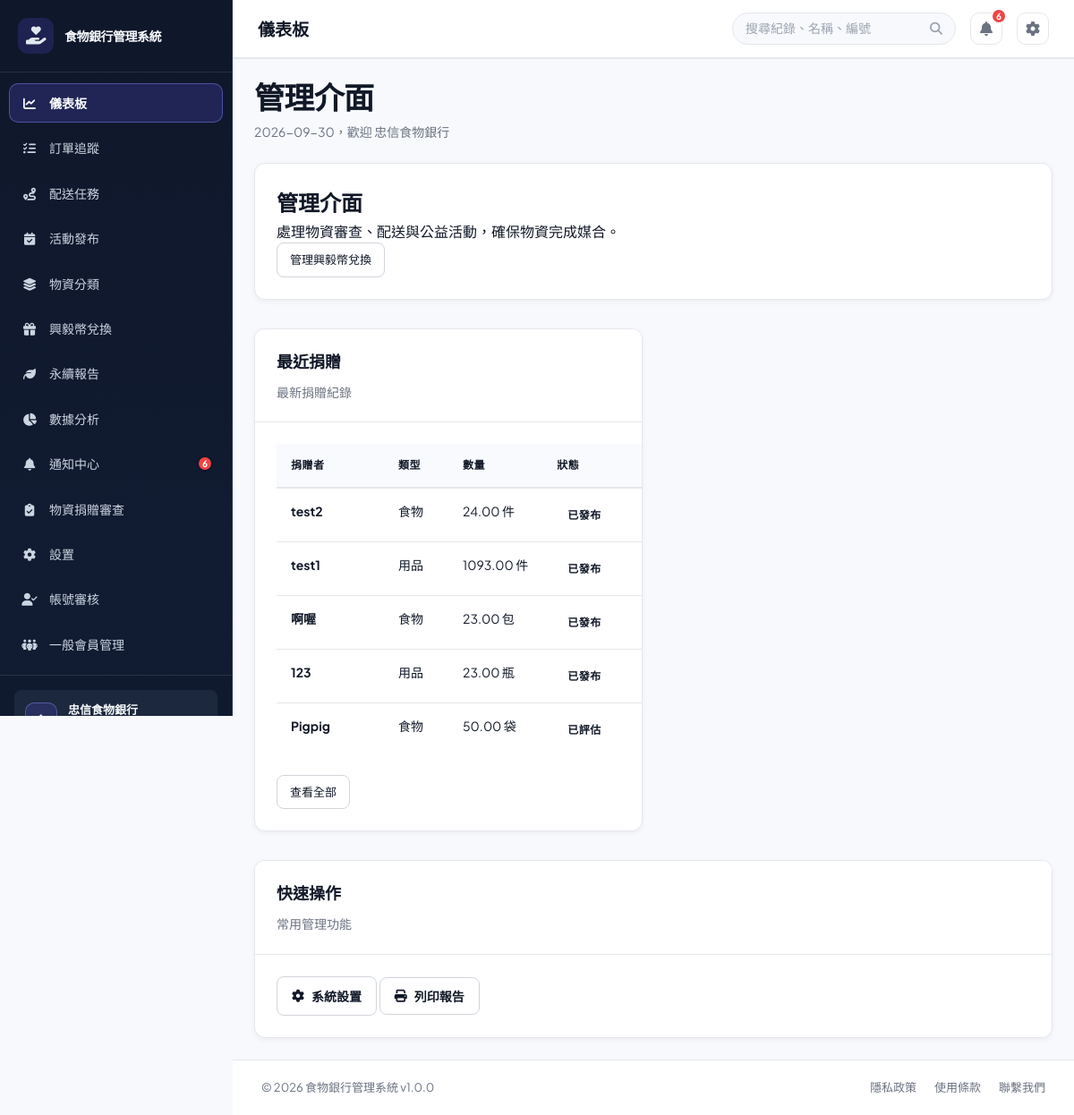
Page /?page=dashboard (signed in) on the committed database.
### tables this page shows
CREATE TABLE `users` (
  `user_id` int(11) NOT NULL,
  `username` varchar(50) NOT NULL,
  `password` varchar(255) NOT NULL,
  `email` varchar(100) NOT NULL,
  `full_name` varchar(100) NOT NULL,
  `phone` varchar(20) DEFAULT NULL,
  `role` enum('foodbank_staff','member') NOT NULL DEFAULT 'foodbank_staff',
  `member_type` enum('general','enterprise') NOT NULL DEFAULT 'general',
  `department` varchar(50) DEFAULT NULL,
  `status` enum('active','inactive','suspended') DEFAULT 'active',
  `created_at` timestamp NULL DEFAULT current_timestamp(),
  `updated_at` timestamp NULL DEFAULT current_timestamp() ON UPDATE current_timestamp(),
  `created_by` int(11) DEFAULT NULL,
  `phone_verified` tinyint(1) NOT NULL DEFAULT 0,
  `is_enterprise_verified` tinyint(1) DEFAULT 0,
  `enterprise_name` varchar(150) DEFAULT NULL,
  `enterprise_verified_at` datetime DEFAULT NULL
);

CREATE TABLE `donations` (
  `donation_id` int(11) NOT NULL,
  `order_number` varchar(30) DEFAULT NULL,
  `donor_id` int(11) DEFAULT NULL,
  `donor_name` varchar(100) NOT NULL,
  `donation_type` enum('food','supplies','money','other') NOT NULL,
  `quantity` decimal(10,2) DEFAULT NULL,
  `unit` varchar(20) DEFAULT NULL,
  `donation_date` datetime NOT NULL,
  `received_by` int(11) DEFAULT NULL,
  `status` enum('received','pending','assessed','approved','rejected','published','archived') DEFAULT 'pending',
  `evaluation_status` enum('pending','approved_volunteer','approved_self_delivery','published','rejected') DEFAULT 'pending',
  `delivery_method` enum('volunteer_assist','self_delivery') DEFAULT 'volunteer_assist',
  `approval_notes` text DEFAULT NULL,
  `approved_at` datetime DEFAULT NULL,
  `approved_by` int(11) DEFAULT NULL,
  `rejection_reason` text DEFAULT NULL,
  `rejected_at` datetime DEFAULT NULL,
  `published_at` datetime DEFAULT NULL,
  `current_status` enum('waiting_pickup','volunteer_received','in_transit','at_foodbank','inspection_complete') DEFAULT 'waiting_pickup',
  `status_updated_at` datetime DEFAULT NULL,
  `split_count` int(11) DEFAULT 1,
  `notes` text DEFAULT NULL,
  `created_at` timestamp NULL DEFAULT current_timestamp(),
  `updated_at` timestamp NULL DEFAULT current_timestamp() ON UPDATE current_timestamp(),
  `item_name` varchar(100) DEFAULT NULL,
  `weight_kg` decimal(10,2) DEFAULT NULL,
  `size_description` varchar(100) DEFAULT NULL,
  `expiry_date` date DEFAULT NULL,
  `pickup_deadline` datetime DEFAULT NULL,
  `delivery_option` enum('food_bank_pickup','volunteer_delivery') NOT NULL DEFAULT 'volunteer_delivery',
  `vehicle_type` enum('car','motorcycle','none') DEFAULT 'none',
  `photo_path` varchar(255) DEFAULT NULL,
  `evaluation_notes` text DEFAULT NULL,
  `seal_code` varchar(30) DEFAULT NULL,
  `need_inspection` tinyint(1) DEFAULT 1,
  `inspection_notes` text DEFAULT NULL,
  `donor_address` varchar(255) DEFAULT NULL,
  `reward_options` text DEFAULT NULL,
  `delivery_date` date DEFAULT NULL,
  `delivery_time` time DEFAULT NULL,
  `delivery_address` varchar(255) DEFAULT NULL,
  `estimated_distance_km` decimal(8,2) DEFAULT NULL,
  `estimated_duration_minutes` smallint(5) UNSIGNED DEFAULT NULL,
  `beneficiary_id` int(11) DEFAULT NULL,
  `dispatch_contact_name` varchar(100) DEFAULT NULL,
  `dispatch_contact_phone` varchar(30) DEFAULT NULL,
  `dispatch_vehicle_info` varchar(150) DEFAULT NULL
);

### src/views/dashboard.php (the view, shortened to what the rows shown need)
<?php
require_once BASE_PATH . '/src/models/DonationModel.php';
$donationModel = new DonationModel();
$dashboardRole = $currentUser['role'] ?? 'foodbank_staff';
$dashboardMemberType = $currentUser['member_type'] ?? null;
$isEnterpriseMember = $dashboardRole === 'member' && $dashboardMemberType === 'enterprise';
$canViewDonations = $dashboardRole === 'foodbank_staff' || $isEnterpriseMember;
$recentDonations = $canViewDonations
    ? array_slice($donationModel->getAllDonations(null, $isEnterpriseMember ? (int) $currentUser['user_id'] : null), 0, 5)
    : [];
$donationListPage = $isEnterpriseMember ? 'donation_materials' : 'donation_materials_review';
$dashboardRoleLabels = [
    'foodbank_staff' => '管理介面',
    'member' => $isEnterpriseMember ? '企業會員工作台' : '一般會員工作台',
];
?>
<div class="view-header">
    <div>
        <h1 class="view-title"><?php echo htmlspecialchars($dashboardRoleLabels[$dashboardRole] ?? '管理介面'); ?></h1>
        <p class="view-subtitle"><?php echo date('Y-m-d'); ?>，歡迎 <?php echo htmlspecialchars($currentUser['full_name'] ?? '使用者'); ?></p>
    </div>
</div>
<div class="card role-intro mb-20">
    <div class="card-body">
        <?php if ($dashboardRole === 'member' && !$isEnterpriseMember): ?>
            <h2>你的公益任務</h2><p>報名公益活動，或前往配送任務接單；完成配送後會記錄興毅幣。</p>
            <a href="?page=deliveries" class="btn btn-primary btn-sm">查看可接任務</a>
        <?php elseif ($dashboardRole === 'foodbank_staff'): ?>
            <h2>管理介面</h2><p>處理物資審查、配送與公益活動，確保物資完成媒合。</p>
            <a href="?page=rewards" class="btn btn-secondary btn-sm">管理興毅幣兌換</a>
        <?php elseif ($isEnterpriseMember): ?>
            <h2>企業惜食行動</h2><p>報名公益活動，也可將企業剩餘食物或物資捐贈給食物銀行。</p>
            <a href="?page=donation_materials" class="btn btn-primary btn-sm">上架剩食物資</a>
        <?php else: ?>
            <h2>忠信食物銀行管理</h2><p>管理平台模組、帳號權限、稽核紀錄與整體公益服務成效。</p>
            <a href="?page=settings" class="btn btn-primary btn-sm">前往系統設置</a>
        <?php endif; ?>
    </div>
</div>
<div class="grid-2 mt-32">
    <?php if ($canViewDonations): ?>
    <div class="card">
        <div class="card-header">
            <h2>最近捐贈</h2>
            <p>最新捐贈紀錄</p>
        </div>
        <div class="card-body recent-donations-body">
            <?php if (!empty($recentDonations)): ?>
                <table class="data-table recent-donations-table">
                    <thead>
                        <tr>
                            <th>捐贈者</th>
                            <th>類型</th>
                            <th>數量</th>
                            <th>狀態</th>
                        </tr>
                    </thead>
                    <tbody>
                        <?php foreach ($recentDonations as $donation): ?>
                            <?php
                            $donationTypeLabels = [
                                'food' => '食物',
                                'supplies' => '用品',
                                'other' => '其他',
                            ];
                            $donationStatusLabels = [
                                'pending' => '待評估',
                                'assessed' => '已評估',
                                'approved' => '已批准',
                                'received' => '已收貨',
                                'rejected' => '已拒絕',
                                'published' => '已發布',
                                'archived' => '已封存',
                            ];
                            $donationStatus = strtolower((string) ($donation['status'] ?? ''));
                            $donationStatusLabel = $donationStatusLabels[$donationStatus] ?? '其他狀態';
                            ?>
                            <tr>
                                <td><strong><?php echo htmlspecialchars($donation['donor_name']); ?></strong></td>
                                <td><?php echo htmlspecialchars($donationTypeLabels[$donation['donation_type']] ?? $donation['donation_type']); ?></td>
                                <td><?php echo htmlspecialchars($donation['quantity']); ?> <?php echo htmlspecialchars($donation['unit']); ?></td>
                                <td><span class="status <?php echo htmlspecialchars('status-' . str_replace(' ', '_', $donationStatus)); ?>"><?php echo htmlspecialchars($donationStatusLabel); ?></span></td>
                            </tr>
                        <?php endforeach; ?>
                    </tbody>
                </table>
                <div class="mt-20">
                    <a href="?page=<?php echo htmlspecialchars($donationListPage, ENT_QUOTES, 'UTF-8'); ?>" class="btn btn-secondary btn-sm">查看全部</a>
                </div>
            <?php endif; ?>
        </div>
    </div>
    <?php endif; ?>
</div>
<div class="card mt-32">
    <div class="card-header">
        <h2>快速操作</h2>
        <p>常用管理功能</p>
    </div>
    <div class="card-body">
        <div class="grid-4">
            <a href="?page=settings" class="btn btn-secondary"><i class="fas fa-gear"></i> 系統設置</a>
            <button class="btn btn-secondary" onclick="printTable()"><i class="fas fa-print"></i> 列印報告</button>
        </div>
    </div>
</div>

### public/index.php (shortened to what the rows shown need)
<?php
require_once BASE_PATH . '/config/database.php';
$connection = $db->getConnection();
$demoPasswordHashes = [
    'manager' => '866485796cfa8d7c0cf7111640205b83076433547577511d81f8030ae99ecea5',
    'staff' => '10176e7b7b24d317acfcf8d2064cfd2f24e154f7b5a96603077d5ef813d6a6b6',
];
foreach ($demoPasswordHashes as $demoUsername => $demoPasswordHash) {
    $demoUsernameEscaped = $connection->real_escape_string($demoUsername);
    $connection->query(
        "UPDATE users SET password = '{$demoPasswordHash}' WHERE username = '{$demoUsernameEscaped}' AND CHAR_LENGTH(password) <> 60 AND CHAR_LENGTH(password) <> 64"
    );
}
$connection->query(
    "UPDATE users SET full_name = CASE username
        WHEN 'official' THEN '食物銀行官方人員'
        WHEN 'manager' THEN '忠信食物銀行'
        WHEN 'staff' THEN '食物銀行官方人員'
        WHEN 'volunteer' THEN '忠信GO RIDER'
        WHEN 'donor' THEN '捐贈剩食店家'
        ELSE full_name
    END
    WHERE username IN ('official', 'manager', 'staff', 'volunteer', 'donor')
      AND (full_name LIKE '%?%' OR full_name = '')"
);
if (!empty($_SESSION['user']['username'])) {
    $sessionUsername = $connection->real_escape_string($_SESSION['user']['username']);
    $sessionUserResult = $connection->query("SELECT user_id, username, full_name, role, member_type, enterprise_name, status, email, phone, phone_verified FROM users WHERE username = '{$sessionUsername}' LIMIT 1");
}
$currentUser = $_SESSION['user'];
$role = $currentUser['role'];
$memberType = $currentUser['member_type'] ?? null;
$rolePages = [
    'foodbank_staff' => ['dashboard', 'order_tracking', 'donation_materials_review', 'deliveries', 'activities', 'item_categories', 'rewards', 'settings', 'users', 'volunteer_management', 'carbon_report', 'reports', 'notifications', 'certificate', 'activity_certificate'],
    'member' => $memberType === 'enterprise'
        ? ['dashboard', 'order_tracking', 'activities', 'rewards', 'notifications', 'donation_materials', 'carbon_report', 'certificate', 'activity_certificate']
        : ($memberType === 'general'
            ? ['dashboard', 'deliveries', 'material_transport', 'activities', 'rewards', 'reports', 'notifications', 'certificate', 'activity_certificate']
            : ['dashboard']),
];
$page = isset($_GET['page']) ? trim($_GET['page']) : 'dashboard';
$page = basename($page);
$menu_items = [
    'dashboard' => ['label' => '儀表板', 'icon' => 'fa-solid fa-chart-line'],
    'order_tracking' => ['label' => '訂單追蹤', 'icon' => 'fa-solid fa-list-check'],
    'deliveries' => ['label' => '配送任務', 'icon' => 'fa-solid fa-route'],
    'material_transport' => ['label' => '物資運送', 'icon' => 'fa-solid fa-truck-fast'],
    'activities' => ['label' => $role === 'member' ? '活動報名' : '活動發布', 'icon' => 'fa-solid fa-calendar-check'],
    'item_categories' => ['label' => '物資分類', 'icon' => 'fa-solid fa-layer-group'],
    'rewards' => ['label' => '興毅幣兌換', 'icon' => 'fa-solid fa-gift'],
    'carbon_report' => ['label' => '永續報告', 'icon' => 'fa-solid fa-leaf'],
    'reports' => ['label' => '數據分析', 'icon' => 'fa-solid fa-chart-pie'],
    'notifications' => ['label' => '通知中心', 'icon' => 'fa-solid fa-bell'],
    'donation_materials' => ['label' => '物資捐贈', 'icon' => 'fa-solid fa-box-open'],
    'donation_materials_review' => ['label' => '物資捐贈審查', 'icon' => 'fa-solid fa-clipboard-check'],
    'settings' => ['label' => '設置', 'icon' => 'fa-solid fa-gear'],
    'users' => ['label' => '帳號審核', 'icon' => 'fa-solid fa-user-check'],
    'volunteer_management' => ['label' => '一般會員管理', 'icon' => 'fa-solid fa-people-group'],
];
$allowedPages = $rolePages[$role] ?? ['dashboard'];
?>
<!DOCTYPE html>
<html lang="zh-TW">
<head>
    <link href="https://cdnjs.cloudflare.com/ajax/libs/font-awesome/6.4.0/css/all.min.css" rel="stylesheet">
    <link rel="stylesheet" href="assets/css/style.css?v=<?php echo filemtime(__DIR__ . '/assets/css/style.css'); ?>">
</head>
<body>
    <div class="app-wrapper">
        <aside class="sidebar">
            <nav class="sidebar-nav">
                <?php foreach ($menu_items as $key => $item):
                    if (!in_array($key, $allowedPages, true)) {
                        continue;
                    }
                    $is_active = ($page === $key) ? 'active' : '';
                    $icon = $item['icon'];
                    $label = ($key === 'reports' && $role === 'member') ? '榮譽榜' : $item['label'];
                    ?>
                    <a href="?page=<?php echo $key; ?>" class="nav-item <?php echo $is_active; ?>" title="<?php echo $label; ?>">
                        <span class="nav-icon"><i class="<?php echo $icon; ?>"></i></span>
                        <span class="nav-label"><?php echo $label; ?></span>
                    </a>
                <?php endforeach; ?>
            </nav>
            <div class="sidebar-footer">
                <div class="user-profile">
                    <div class="user-info">
                        <div class="user-name"><?php echo htmlspecialchars($currentUser['full_name']); ?></div>
                    </div>
                </div>
            </div>
        </aside>
        <div class="main-container">
            <header class="topbar">
                <div class="topbar-left">
                    <div class="breadcrumb">
                        <span class="page-title" id="pageTitle">
                            <?php echo $menu_items[$page]['label'] ?? '頁面'; ?>
                        </span>
                    </div>
                </div>
            </header>
            <main class="page-content">
                <div class="content-shell">
                    <?php
                    $view_file = BASE_PATH . '/src/views/' . $page . '.php';
                    if (file_exists($view_file)) {
                        include $view_file;
                    }
                    ?>
                </div>
            </main>
        </div>
    </div>
</body>
</html>

### rows in the picture
users: role "數據分析", full_name "忠信食物銀行", role "儀表板", role "管理介面"
donations: donor_name "test2", donation_type "食物", quantity "24.00", unit "件", status "已發布"
donations: donor_name "test1", donation_type "用品", quantity "1093.00", unit "件", status "已發布"
donations: donor_name "啊喔", donation_type "食物", quantity "23.00", unit "包", status "已發布"
donations: donor_name "123", donation_type "用品", quantity "23.00", unit "瓶", status "已發布"
donations: donor_name "Pigpig", donation_type "食物", quantity "50.00", unit "袋", status "已評估"

### other values in the picture
APP_NAME "食物銀行管理系統"
$label "儀表板"
$label "訂單追蹤"
$label "配送任務"
$label "活動發布"
$label "物資分類"
$label "興毅幣兌換"
$label "永續報告"
$label "通知中心"
$unreadNotificationCount "6"
$label "物資捐贈審查"
$label "設置"
$label "帳號審核"
$label "一般會員管理"
APP_VERSION "1.0.0"
